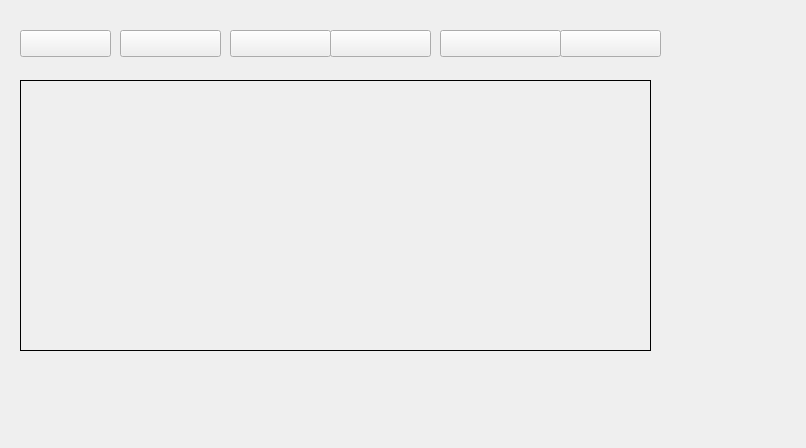
<?xml version="1.0" encoding="UTF-8"?>
<ui version="4.0">
 <class>Widget</class>
 <widget class="QWidget" name="Widget">
  <property name="geometry">
   <rect>
    <x>0</x>
    <y>0</y>
    <width>806</width>
    <height>448</height>
   </rect>
  </property>
  <property name="windowTitle">
   <string>Widget</string>
  </property>
  <widget class="QLabel" name="label">
   <property name="geometry">
    <rect>
     <x>20</x>
     <y>80</y>
     <width>631</width>
     <height>271</height>
    </rect>
   </property>
   <property name="frameShape">
    <enum>QFrame::Panel</enum>
   </property>
   <property name="text">
    <string/>
   </property>
  </widget>
  <widget class="QPushButton" name="pushBtn_Graph2">
   <property name="geometry">
    <rect>
     <x>230</x>
     <y>30</y>
     <width>101</width>
     <height>27</height>
    </rect>
   </property>
   <property name="text">
    <string/>
   </property>
  </widget>
  <widget class="QPushButton" name="pushBtn_Raw">
   <property name="geometry">
    <rect>
     <x>560</x>
     <y>30</y>
     <width>101</width>
     <height>27</height>
    </rect>
   </property>
   <property name="text">
    <string/>
   </property>
  </widget>
  <widget class="QPushButton" name="pushBtn_Graph1">
   <property name="geometry">
    <rect>
     <x>120</x>
     <y>30</y>
     <width>101</width>
     <height>27</height>
    </rect>
   </property>
   <property name="text">
    <string/>
   </property>
  </widget>
  <widget class="QPushButton" name="pushBtn_Value">
   <property name="geometry">
    <rect>
     <x>440</x>
     <y>30</y>
     <width>121</width>
     <height>27</height>
    </rect>
   </property>
   <property name="text">
    <string/>
   </property>
  </widget>
  <widget class="QPushButton" name="pushBtn_Schedule">
   <property name="geometry">
    <rect>
     <x>330</x>
     <y>30</y>
     <width>101</width>
     <height>27</height>
    </rect>
   </property>
   <property name="text">
    <string/>
   </property>
  </widget>
  <widget class="QPushButton" name="pushBtn_Home">
   <property name="geometry">
    <rect>
     <x>20</x>
     <y>30</y>
     <width>91</width>
     <height>27</height>
    </rect>
   </property>
   <property name="text">
    <string/>
   </property>
   <property name="flat">
    <bool>false</bool>
   </property>
  </widget>
 </widget>
 <layoutdefault spacing="6" margin="11"/>
 <resources/>
 <connections/>
</ui>
